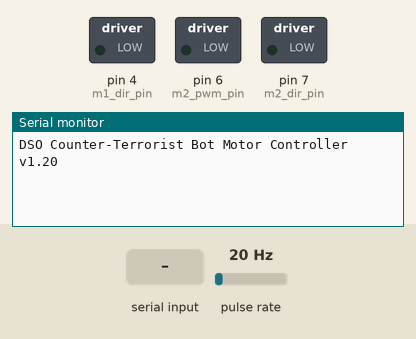
A sketch run on a simulated Arduino Uno, built with avr-gcc and run on an emulated ATmega328P. Shown: switched loads named in the sketch (green lamp = pin HIGH), the last lines printed to the serial monitor. Wiring (inferred from the names in the program): pulse sensor: data pin 5. Inputs (shaded band) come from the test bench; at power-on: pulse rate 20 Hz.

Above: at 1.5 s.
1.6 s: "1 1\n" received over Serial
At 2.8 s:
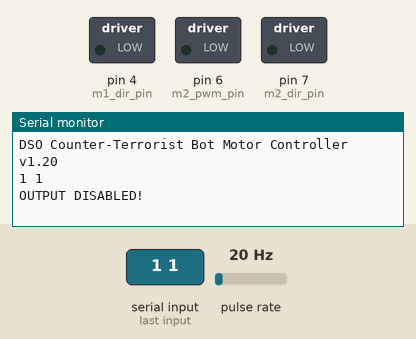
3.1 s: "1\n" received over Serial
At 3.9 s:
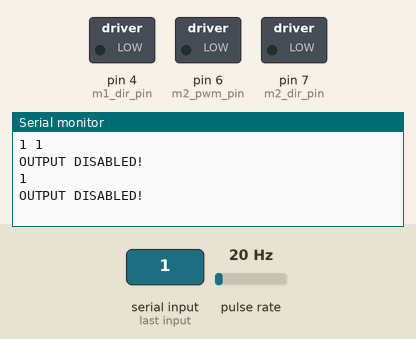
4.6 s: " \n" received over Serial
At 5.1 s:
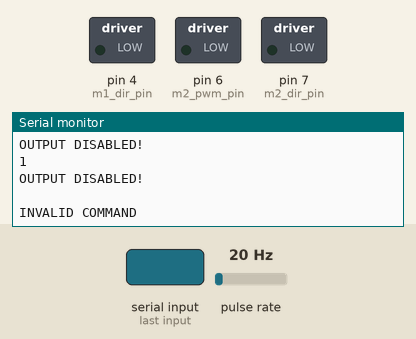

Measured:
- after the input at 1.6 s, the serial monitor: prints a new line at once (image 1)
- after the input at 3.1 s, the serial monitor: prints a new line at once (image 2)
- after the input at 4.6 s, the serial monitor: prints a new line at once (image 3)

The sketch:

romeo.ino
```cpp
#define m1_dir_pin 4
#define m1_pwm_pin 5
#define m2_pwm_pin 6
#define m2_dir_pin 7

//TODO
/*
 * make ISR write directly to output registers
 * possibly make the sampling rate higher than 100Hz?
 * implement serial commands to tune params
 */

const float version_number = 1.2;

//motor parameters
const float motor_cut_in_1 = 0.105; // experimentally determined
const float motor_cut_in_2 = 0.105; // experimentally determined
float motor_gamma = 1.47; //tunes the linearity of the motor's speed vs voltage
float overshoot = 4.0; // tune the amount of overshoot/kick, useful to overcome stiction at low power setting
float overshoot_length = 0.068; // in seconds. tunes the time taken to reach 5% of steady state value
float supply_volt_compensation = 3.34; //compensation fudge factor for voltage loss
float supply_voltage = 12.6; // use "supply_voltage" serial command to change this over serial
float motor1_voltage = 5.8; // used to trim the motors
float motor2_voltage = 5.55; // used to trim the motors
float max_pwm_scale_1 = motor1_voltage/(supply_voltage-supply_volt_compensation);
float max_pwm_scale_2 = motor2_voltage/(supply_voltage-supply_volt_compensation);
int verbosity = 0;

// sampling timer params
// timer0 affects analogWrite on pins 5, 6 so we shouldnt use those
// timer1 affects analogWrite on pins 9, 10 which is unused so we can use that
// timer2 affects analogWrite on pins 3, 11
// prescaler = 256
const uint16_t sampling_freq = 200;
const uint16_t t1_load = 0;
const uint16_t t1_comp = uint16_t((16000000/(256*sampling_freq))-1);

// motor kick filter variables
const int filter_len = 2;
int filter_pos = 0; //to be incremented then modulo (filter_len)
float m1_v[filter_len] = {0.0, 0.0}; //type 2 filter circular delay line
float m2_v[filter_len] = {0.0, 0.0}; //type 2 filter circular delay line

//calculate motor kick filter coeffs
float filter_s = 1.0 - exp(-3/(overshoot_length*float(sampling_freq)));
float num[filter_len] = {1.0 + overshoot, -(1.0 + overshoot-filter_s)}; //numerator of filter
float den[filter_len] = {1.0, filter_s -1.0}; //denominator of filter

//watchdog timer to disable motors if commands not received
int no_command_timeout = 500; //milliseconds, set to zero for no watchdog timer
long last_command = 0;

// Globals
String command;
String output;
bool enable = false;
float motor1_speed = 0;
float motor2_speed = 0;

void set_motor(int motor, float m_speed){
  if(enable){
    m_speed = abs(m_speed) < 0.0008 ? 0 : m_speed;
    m_speed = m_speed > 1 ? 1 : m_speed;
    m_speed = m_speed < -1? -1 : m_speed;
//    int s;
    float s;
//    if(m_speed == 0){
//      s = 0;
//    }
//    else{
////      s = int(pow(abs(m_speed), motor_gamma)*(max_pwm_scale - motor_cut_in) + motor_cut_in) *255);
//      s = (pow(abs(m_speed), motor_gamma)*(max_pwm_scale - motor_cut_in) + motor_cut_in);
//    }
    if(motor == 1){
      s = m_speed == 0 ? 0 : (pow(abs(m_speed), motor_gamma)*(max_pwm_scale_1 - motor_cut_in_1) + motor_cut_in_1);
      motor1_speed = m_speed > 0 ? s : -s;
    }
    else if(motor == 2){
      s = m_speed == 0 ? 0 : (pow(abs(m_speed), motor_gamma)*(max_pwm_scale_2 - motor_cut_in_2) + motor_cut_in_2);
      motor2_speed = m_speed > 0 ? s : -s;
    }
  }
  else{
    output = "OUTPUT DISABLED!";
  }
}

void test(){
  for(float s = 0; s<1; s+=0.001){
    set_motor(1, s);
    set_motor(2, s);
    delay(10);
  }
  set_motor(1, 0);
  set_motor(2, 0);
}

void lol(){
  set_motor(1,1);
  set_motor(2,1);
  delay(50);
  set_motor(1,-1);
  set_motor(2,-0.5);
  delay(60);
  set_motor(1,0);
  set_motor(2,0);
  delay(100);
  set_motor(1,-1);
  set_motor(2,-1);
  delay(50);
  set_motor(1,1);
  set_motor(2,1);
  delay(60);
  set_motor(1,0);
  set_motor(2,0);
}

void parse_command(String com){
  float s;
  if(com.startsWith("1")){
    s = com.substring(com.indexOf(" ") + 1).toFloat();
    set_motor(1, s);
  }
  else if(com.startsWith("2")){
    s = com.substring(com.indexOf(" ") + 1).toFloat();
    set_motor(2, s);
  }
  else if(com.startsWith("supply_voltage")){
    float v = com.substring(com.indexOf(" ") + 1).toFloat();
    if(v == 0){
      output = String(supply_voltage);
    }
    else{
      supply_voltage = v;
      max_pwm_scale_1 = motor1_voltage/(supply_voltage-supply_volt_compensation);
      max_pwm_scale_1 = max_pwm_scale_1 > 1 ? 1 : max_pwm_scale_1;
      max_pwm_scale_2 = motor2_voltage/(supply_voltage-supply_volt_compensation);
      max_pwm_scale_2 = max_pwm_scale_2 > 1 ? 1 : max_pwm_scale_2;
    }
  }
  else if(com.startsWith("motor1_voltage")){
    float v = com.substring(com.indexOf(" ") + 1).toFloat();
    if(v == 0){
      output = String(motor1_voltage);
    }
    else{
      motor1_voltage = v;
      max_pwm_scale_1 = motor1_voltage/(supply_voltage-supply_volt_compensation);
      max_pwm_scale_1 = max_pwm_scale_1 > 1 ? 1 : max_pwm_scale_1;
    }
  }
  else if(com.startsWith("motor2_voltage")){
    float v = com.substring(com.indexOf(" ") + 1).toFloat();
    if(v == 0){
      output = String(motor2_voltage);
    }
    else{
      motor2_voltage = v;
      max_pwm_scale_2 = motor2_voltage/(supply_voltage-supply_volt_compensation);
      max_pwm_scale_2 = max_pwm_scale_2 > 1 ? 1 : max_pwm_scale_2;
    }
  }
  else if(com.startsWith("gamma")){
    float g = com.substring(com.indexOf(" ") + 1).toFloat();
    if(g == 0){
      motor_gamma = 1.2;
    }
    else{
      motor_gamma = g;
    }
  }
  else if(com.startsWith("overshoot")){
    overshoot = com.substring(com.indexOf(" ") + 1).toFloat();
    output = "overshoot = " + String(overshoot);
//    filter_s = 1.0 - exp(-3/(overshoot_length*float(sampling_freq)));
    num[0] = 1.0 + overshoot;
    num[1] = -(1.0 + overshoot-filter_s);//numerator of filter
    den[0] = 1.0;
    den[1] = filter_s -1.0; //denominator of filter
  }
  else if(com.startsWith("overshoot_length")){
    overshoot_length = com.substring(com.indexOf(" ") + 1).toFloat();
    output = "overshoot_length = " + String(overshoot_length);
    overshoot_length = overshoot_length == 0 ? 0.00001 : overshoot_length;
    filter_s = 1.0 - exp(-3/(overshoot_length*float(sampling_freq)));
    num[0] = 1.0 + overshoot;
    num[1] = -(1.0 + overshoot-filter_s);//numerator of filter
    den[0] = 1.0;
    den[1] = filter_s -1.0; //denominator of filter
  }
  else if(com.startsWith("timeout")){
    no_command_timeout = com.substring(com.indexOf(" ") + 1).toInt();
    output = "timeout = " + String(no_command_timeout);
  }
  else if(com.equals("test")){
    test();
  }
  else if(com.startsWith("test")){
    int asdf = com.substring(com.indexOf(" ") + 1).toInt();
    for(int i=0; i<asdf; i++){
      test();
    }
  }
  else if(com.equals("enable")){
    enable = true;
    output += "output enabled";
  }
  else if(com.equals("disable")){
    if(enable == true){
      set_motor(1, 0);
      set_motor(2, 0);
      output = "output disabled";
      enable = false;
    }
    output = "output disabled";
  }
  else if(com.startsWith("verb")){
    verbosity = com.substring(com.indexOf(" ") + 1).toInt();
    if(verbosity != 1){
      verbosity = 0;
    }
    output += "verbosity set to " + String(verbosity);
  }
  else if(com.equals("lol")){
    lol();
  }
  else if(com.startsWith("lol")){
    int asdf = com.substring(com.indexOf(" ") + 1).toInt();
    for(int i=0; i<asdf; i++){
      lol();
    }
  }
  else if(com.equals("info")){
    output = "DSO Counter-Terrorist Bot Motor Controller v" + String(version_number);
  }
  else{
    output = "INVALID COMMAND";
  }
}

void setup(){
  Serial.begin(115200);
  pinMode(m1_dir_pin, OUTPUT);
  pinMode(m1_pwm_pin, OUTPUT);
  pinMode(m2_dir_pin, OUTPUT);
  pinMode(m2_pwm_pin, OUTPUT);

  Serial.println("DSO Counter-Terrorist Bot Motor Controller v" + String(version_number));

  float s = 0;
  enable = true;
  lol();
  enable = false;

  // reset Timer1 Control Register A
  TCCR1A = 0;

  // set CTC mode i.e. reset timer1 to 0 when compare is true
  TCCR1B &= ~(1 << WGM13);
  TCCR1B |= (1 << WGM12);

  //set Timer1 to prescaler of 256
  TCCR1B |= (1 << CS12);
  TCCR1B &= ~(1 << CS11);
  TCCR1B &= ~(1 << CS10);

  //reset timer1 and set compare value
  TCNT1 = t1_load;
  OCR1A = t1_comp;

  //enable timer1 compare interrupt
  TIMSK1 = (1 << OCIE1A);

  //enable global interrupts
  sei();
}

void loop(){
  while(Serial.available()){
    char c = Serial.read();
    if(c == '\n'){
      Serial.println(command);
      parse_command(command);
      if(output.equals("") == false){Serial.println(output);}
      command = "";
      output = "";
      last_command = millis();
    }
    else{
      command += c;
    }
  }
  if(millis() - last_command >= no_command_timeout && no_command_timeout != 0){
    motor1_speed = 0.0;
    motor2_speed = 0.0;
  }
}


// callback function for the interrupt at sample freq to set the update the PWM on the motors
ISR(TIMER1_COMPA_vect){
  //calculate the filter
  int prev_idx = (filter_pos + 1) % filter_len;
  m1_v[filter_pos] = den[0]*motor1_speed - den[1]*m1_v[prev_idx];
  m2_v[filter_pos] = den[0]*motor2_speed - den[1]*m2_v[prev_idx];
  float m1_filtered = num[0]*m1_v[filter_pos] + num[1]*m1_v[prev_idx];
  float m2_filtered = num[0]*m2_v[filter_pos] + num[1]*m2_v[prev_idx];
  m1_filtered = m1_filtered < -1 ? -1 : m1_filtered;
  m1_filtered = m1_filtered > 1 ? 1 : m1_filtered;
  m2_filtered = m2_filtered < -1 ? -1 : m2_filtered;
  m2_filtered = m2_filtered > 1 ? 1 : m2_filtered;
  digitalWrite(m1_dir_pin, m1_filtered > 0 ? HIGH : LOW);
  analogWrite(m1_pwm_pin, int(abs(m1_filtered * 255)));
  digitalWrite(m2_dir_pin, m2_filtered > 0 ? HIGH : LOW);
  analogWrite(m2_pwm_pin, int(abs(m2_filtered * 255)));

  if(verbosity == 1){
    Serial.println(String(m1_filtered*100) + " " + String(m2_filtered*100));
  }

  filter_pos = prev_idx;
}
```
